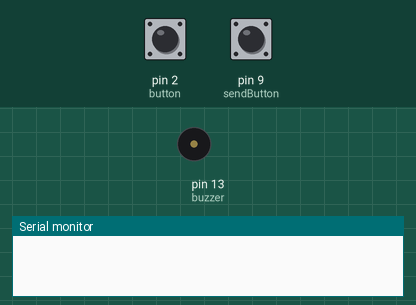
The sketch below on a simulated Arduino Uno, built with avr-gcc and run on an emulated ATmega328P. Parts: buzzer (waves = sounding), the last lines printed to the serial monitor. The inputs (shaded band) are chosen by the test bench; at power-on: pin 2 (button) HIGH, pin 9 (sendButton) LOW.

Above: at 1.2 s.
1.3 s: pin 2 (button) pulled LOW for 0.15 s
At 1.5 s:
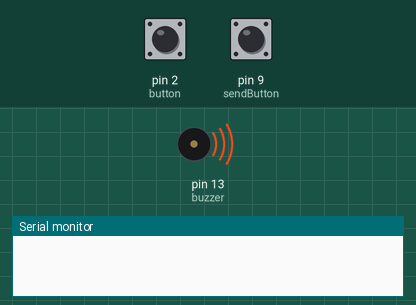
3.0 s: pin 9 (sendButton) pulled HIGH for 0.15 s
4.6 s: pin 9 (sendButton) pulled HIGH for 1 s
7.1 s: pin 2 (button) pulled LOW for 3.2 s
At 11.2 s:
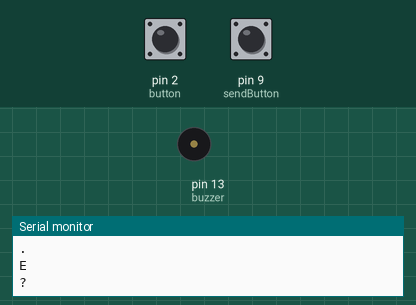
12.0 s: pin 2 (button) driven LOW and pin 9 (sendButton) driven HIGH
13.5 s: pin 2 (button) pulsed HIGH 2 times (0.12 s each, 0.3 s apart)
At 13.6 s:
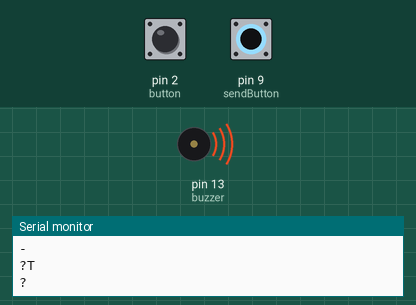
Timing chart, 0 to 16.5 s (numbered marks = the images above; inputs shaded):
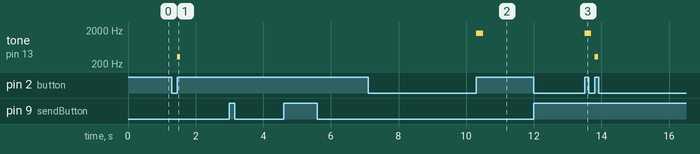

The sketch:

sketch_jun27a.ino
```cpp
// C++ code
//
const int buzzer = 13;
int button = 2;
const int sendButton = 9;
volatile byte state = LOW;
int toStart;
String letra;
int i = 0;
String resultado;

void setup()
{
  pinMode(buzzer, OUTPUT);
  pinMode(button, INPUT_PULLUP);
  pinMode(sendButton, INPUT);
  Serial.begin(9600);
  attachInterrupt(digitalPinToInterrupt(button), blink, CHANGE);
}

void loop()
{
  if(digitalRead(sendButton) == HIGH){
   Serial.println(letra);

  if(letra == ".-") resultado += "A";
    else if(letra == "-...")resultado += "B";
    else if(letra == "-.-.")resultado += "C";
    else if(letra == "-..")resultado += "D";
    else if(letra == ".")resultado += "E";
    else if(letra == "..-.")resultado += "F";
    else if(letra == "--.")resultado += "G";
    else if(letra == "....")resultado += "H";
    else if(letra == "..")resultado += "I";
    else if(letra == ".---")resultado += "J";
    else if(letra == "-.-")resultado += "K";
    else if(letra == ".-..")resultado += "L";
    else if(letra == "--")resultado += "M";
    else if(letra == "-.")resultado += "N";
    else if(letra == "---")resultado += "O";
    else if(letra == ".--.")resultado += "P";
    else if(letra == "--.-")resultado += "Q";
    else if(letra == ".-.")resultado += "R";
    else if(letra == "...")resultado += "S";
    else if(letra == "-")resultado += "T";
    else if(letra == "..-")resultado += "U";
    else if(letra == "...-")resultado += "V";
    else if(letra == ".--")resultado += "W";
    else if(letra == "-..-")resultado += "X";
    else if(letra == "-.--")resultado += "Y";
    else if(letra == "--..")resultado += "Z";
    else if(letra == ".----")resultado += "1";
    else if(letra == "..---")resultado += "2";
    else if(letra == "...--")resultado += "3";
    else if(letra == "....-")resultado += "4";
    else if(letra == ".....")resultado += "5";
    else if(letra == "-....")resultado += "6";
    else if(letra == "--...")resultado += "7";
    else if(letra == "---..")resultado += "8";
    else if(letra == "----.")resultado += "9";
    else if(letra == "-----")resultado += "0";
    else resultado = "?";

    Serial.println(resultado);
    letra = "";
    delay(1000);
  }

}


void blink(){
 state = !state;

  if(state){
   toStart = millis();
  }
  else{
    int interval = millis() - toStart;

    if(interval < 500){
     tone(buzzer, 330, 100);
      letra = letra + ".";
    }
    else{
      tone(buzzer, 1596, 200);
        letra = letra + "-";
    }
  }
}
```

Measured:
- after the input at 1.3 s, tone on pin 13 (buzzer): silent → 330 Hz after 0.15 s, → silent 0.10 s later
- after the input at 7.1 s, tone on pin 13 (buzzer): silent → 1596 Hz after 3.2 s, → silent 0.20 s later
- after the input at 13.5 s, tone on pin 13 (buzzer): silent → 1596 Hz at once, → silent 0.20 s later, → 330 Hz 0.10 s later, → silent 0.10 s later
